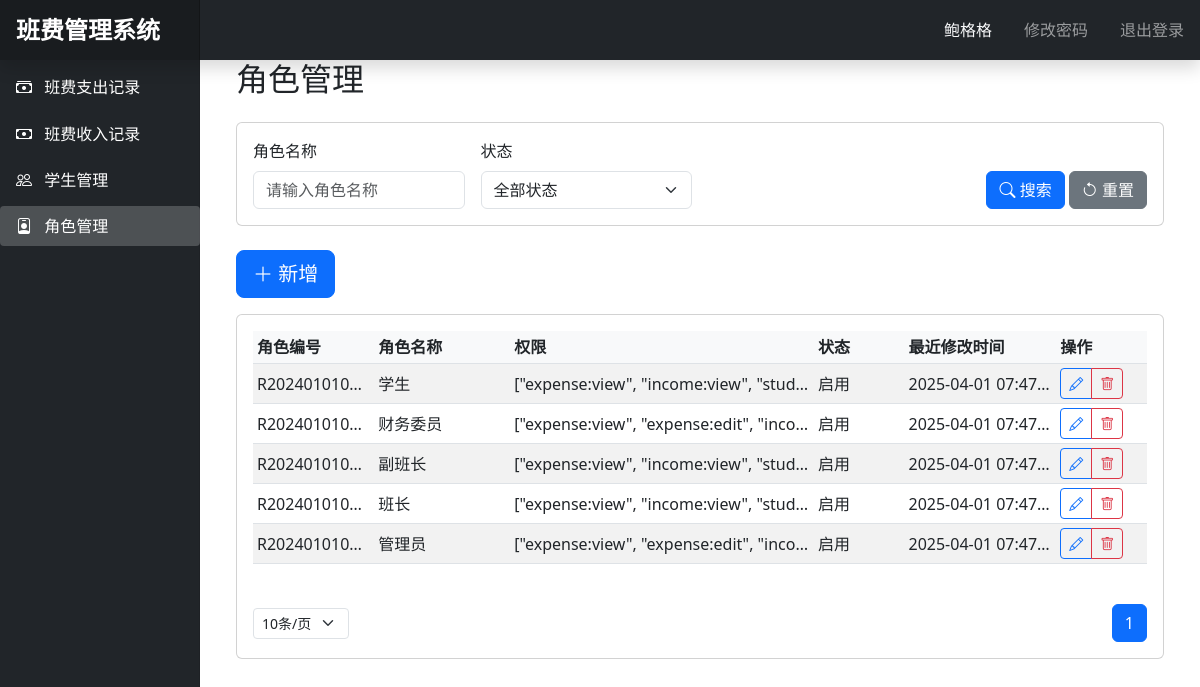
Page /roles (signed in) on the committed database.
### app.py (models this page shows, shortened)
class Student(db.Model):
    id = db.Column(db.Integer, primary_key=True)
    student_no = db.Column(db.String(20), unique=True, nullable=False)
    name = db.Column(db.String(50), nullable=False)
    phone = db.Column(db.String(20), nullable=False)
    email = db.Column(db.String(100), nullable=False)
    role = db.Column(db.String(20), nullable=False)
    status = db.Column(db.String(20), nullable=False, default='启用')
    password_hash = db.Column(db.String(120), nullable=False, default='123456')  # 添加密码字段
    created_at = db.Column(db.DateTime, default=datetime.utcnow)
    is_active = True
    is_authenticated = True
    is_anonymous = False

class Role(db.Model):
    __tablename__ = 'roles'
    id = db.Column(db.Integer, primary_key=True)
    role_no = db.Column(db.String(20), unique=True, nullable=False)
    name = db.Column(db.String(50), nullable=False)
    permissions = db.Column(db.Text, nullable=False)  # 存储为JSON字符串
    status = db.Column(db.String(10), nullable=False, default='启用')
    created_at = db.Column(db.DateTime, nullable=False, default=datetime.utcnow)

### app.py (the view)
@app.route('/roles')
@login_required
def roles():
    page = request.args.get('page', 1, type=int)
    per_page = request.args.get('per_page', 10, type=int)
    name = request.args.get('name', '')
    status = request.args.get('status', '')
    query = Role.query
    if name:
        query = query.filter(Role.name.like(f'%{name}%'))
    if status:
        query = query.filter(Role.status == status)
    pagination = query.order_by(Role.created_at.desc()).paginate(
        page=page, per_page=per_page, error_out=False)
    roles = pagination.items
    return render_template('roles.html', roles=roles, pagination=pagination)

### app.py (called while the page is built)
@login_manager.user_loader
def load_user(user_id):
    return Student.query.get(int(user_id))

### templates/roles.html (shortened to what this page needs)
 {% extends "base.html" %}
{% block content %}
    <div class="container-fluid" style="max-width: 1600px; margin: 0 auto;">
        <h2 class="mb-4">角色管理</h2>
        <div class="card mb-4">
            <div class="card-body">
                <form method="GET" class="row g-3 align-items-end">
                    <div class="col-md-3">
                        <label class="form-label">角色名称</label>
                        <input type="text" class="form-control" name="name" placeholder="请输入角色名称"
                               value="{{ request.args.get('name', '') }}">
                    </div>
                    <div class="col-md-3">
                        <label class="form-label">状态</label>
                        <select class="form-select" name="status">
                            <option value="">全部状态</option>
                        </select>
                    </div>
                    <div class="col-md-6 text-end">
                        <button type="submit" class="btn btn-primary">
                            <i class="bi bi-search"></i> 搜索
                        </button>
                        <a href="{{ url_for('roles') }}" class="btn btn-secondary">
                            <i class="bi bi-arrow-counterclockwise"></i> 重置
                        </a>
                    </div>
                </form>
            </div>
        </div>
        <div class="mb-3">
            <button class="btn btn-primary btn-lg" data-bs-toggle="modal" data-bs-target="#addRoleModal">
                <i class="bi bi-plus-lg"></i> 新增
            </button>
        </div>
        <div class="card">
            <div class="card-body">
                <div class="table-responsive">
                    <table class="table table-striped table-hover table-sm">
                        <thead>
                        <tr>
                            <th style="width: 10%" class="fs-6">角色编号</th>
                            <th style="width: 15%" class="fs-6">角色名称</th>
                            <th style="width: 30%" class="fs-6">权限</th>
                            <th style="width: 10%" class="fs-6">状态</th>
                            <th style="width: 15%" class="fs-6">最近修改时间</th>
                            <th style="width: 10%" class="fs-6">操作</th>
                        </tr>
                        </thead>
                        <tbody>
                        {% for role in roles %}
                            <tr data-id="{{ role.id }}">
                                <td class="text-truncate" style="max-width: 120px;">{{ role.role_no }}</td>
                                <td class="text-truncate" style="max-width: 150px;">{{ role.name }}</td>
                                <td class="text-truncate" style="max-width: 300px;">{{ role.permissions }}</td>
                                <td class="text-truncate" style="max-width: 100px;">{{ role.status }}</td>
                                <td class="text-truncate" style="max-width: 150px;">{{ role.created_at.strftime('%Y-%m-%d %H:%M:%S') }}</td>
                                <td>
                                    <div class="btn-group btn-group-sm">
                                        <button class="btn btn-outline-primary" onclick="editRole({{ role.id }})"
                                                title="编辑">
                                            <i class="bi bi-pencil"></i>
                                        </button>
                                        <button class="btn btn-outline-danger" onclick="deleteRole({{ role.id }})"
                                                title="删除">
                                            <i class="bi bi-trash"></i>
                                        </button>
                                    </div>
                                </td>
                            </tr>
                        {% endfor %}
                        </tbody>
                    </table>
                </div>
                <nav aria-label="Page navigation" class="mt-4">
                    <div class="d-flex justify-content-between align-items-center">
                        <div>
                            <select class="form-select form-select-sm d-inline-block w-auto"
                                    onchange="changePerPage(this.value)">
                                <option value="10" {% if request.args.get('per_page') == '10' %}selected{% endif %}>
                                    10条/页
                                </option>
                            </select>
                        </div>
                        <ul class="pagination mb-0">
                            {% for page in pagination.iter_pages() %}
                                {% if page %}
                                    <li class="page-item {% if page == pagination.page %}active{% endif %}">
                                        <a class="page-link" href="{{ url_for('roles', page=page, name=request.args.get('name', ''), status=request.args.get('status', ''), per_page=request.args.get('per_page', 10)) }}">{{ page }}</a>
                                    </li>
                                {% else %}
                                    <li class="page-item disabled"><span class="page-link">...</span></li>
                                {% endif %}
                            {% endfor %}
                        </ul>
                    </div>
                </nav>
            </div>
        </div>
    </div>
{% endblock %}

### templates/base.html (shortened to what this page needs)
<!DOCTYPE html>
<html lang="zh">
<head>
    <link href="https://cdn.jsdelivr.net/npm/bootstrap@5.3.0/dist/css/bootstrap.min.css" rel="stylesheet">
    <link href="https://cdn.jsdelivr.net/npm/bootstrap-icons@1.7.2/font/bootstrap-icons.css" rel="stylesheet">
</head>
<body>
    <nav class="navbar navbar-dark sticky-top bg-dark flex-md-nowrap p-0 shadow">
        <a class="navbar-brand col-md-3 col-lg-2 me-0 px-3" href="#">班费管理系统</a>
        <div class="navbar-nav">
            <div class="nav-item text-nowrap d-flex align-items-center">
                <span class="nav-link px-3 text-light">{{ current_user.name }}</span>
                <a class="nav-link px-3" href="{{ url_for('change_password') }}">修改密码</a>
                <a class="nav-link px-3" href="/logout">退出登录</a>
            </div>
        </div>
    </nav>
    <div class="container-fluid">
        <div class="row">
            <nav id="sidebarMenu" class="col-md-3 col-lg-2 d-md-block bg-dark sidebar collapse">
                <div class="position-sticky pt-3">
                    <ul class="nav flex-column">
                        <li class="nav-item">
                            <a class="nav-link {% if request.endpoint == 'expenses' %}active{% endif %}"
                               href="{{ url_for('expenses') }}">
                                <i class="bi bi-cash-stack"></i>
                                班费支出记录
                            </a>
                        </li>
                        <li class="nav-item">
                            <a class="nav-link {% if request.endpoint == 'income' %}active{% endif %}"
                               href="{{ url_for('income') }}">
                                <i class="bi bi-cash"></i>
                                班费收入记录
                            </a>
                        </li>
                        <li class="nav-item">
                            <a class="nav-link {% if request.endpoint == 'students' %}active{% endif %}"
                               href="{{ url_for('students') }}">
                                <i class="bi bi-people"></i>
                                学生管理
                            </a>
                        </li>
                        <li class="nav-item">
                            <a class="nav-link {% if request.endpoint == 'roles' %}active{% endif %}"
                               href="{{ url_for('roles') }}">
                                <i class="bi bi-person-badge"></i>
                                角色管理
                            </a>
                        </li>
                    </ul>
                </div>
            </nav>
            <main class="col-md-9 ms-sm-auto col-lg-10 px-md-4">
                {% block content %}{% endblock %}
            </main>
        </div>
    </div>
</body>
</html>

### templates/base.html (style rules this page uses)
.sidebar { position: fixed; top: 0; bottom: 0; left: 0; z-index: 100; padding: 48px 0 0; box-shadow: inset -1px 0 0 rgba(0, 0, 0, .1); background-color: #343a40; }
.sidebar .nav-link { font-weight: 500; color: #fff; padding: 0.5rem 1rem; margin: 0.2rem 0; border-radius: 0.25rem; }
.sidebar .nav-link.active { background-color: rgba(255, 255, 255, .2); }
.sidebar .nav-link i { margin-right: 0.5rem; }
.navbar-brand { padding-top: .75rem; padding-bottom: .75rem; font-size: 1.5rem; font-weight: bold; background-color: rgba(0, 0, 0, .25); box-shadow: inset -1px 0 0 rgba(0, 0, 0, .25); }
.table th { background-color: #f8f9fa; }
.table td { vertical-align: middle; }
.btn-group .btn { padding: 0.25rem 0.5rem; }
.form-label { font-weight: 500; }

### rows in the picture
Student: name "鲍格格"
Role: role_no "R202401010…", name "学生", permissions "[\"expense:view\", \"income:view\", \"stud…", status "启用", created_at "2025-04-01 07:47…"
Role: role_no "R202401010…", name "财务委员", permissions "[\"expense:view\", \"expense:edit\", \"inco…", status "启用", created_at "2025-04-01 07:47…"
Role: role_no "R202401010…", name "副班长", permissions "[\"expense:view\", \"income:view\", \"stud…", status "启用", created_at "2025-04-01 07:47…"
Role: role_no "R202401010…", name "班长", permissions "[\"expense:view\", \"income:view\", \"stud…", status "启用", created_at "2025-04-01 07:47…"
Role: role_no "R202401010…", name "管理员", permissions "[\"expense:view\", \"expense:edit\", \"inco…", status "启用", created_at "2025-04-01 07:47…"

### other values in the picture
{{ page }} "1"
